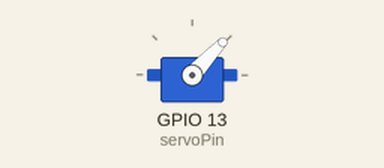
This sketch was run on a simulated ESP32. On the bench: servo.

Above: at 0.05 s.
At 0.7 s:
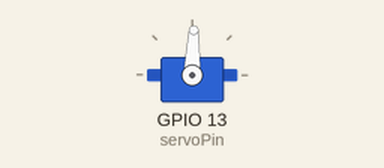
At 1.4 s:
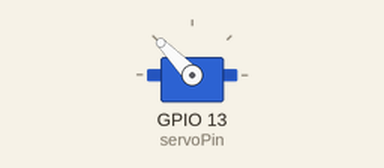
At 2.8 s:
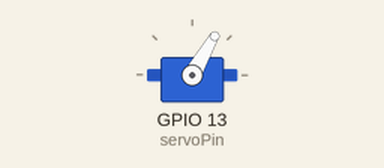
Timing chart, 0 to 7.0 s (numbered marks = the images above):
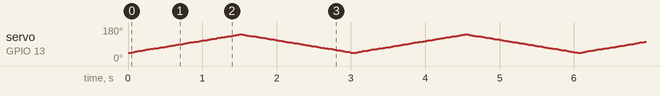

The sketch:

pwm.ino
```cpp
#include <ESP32Servo.h>

Servo myservo;  // create servo object to control a servo
                // 16 servo objects can be created on the ESP32

int pos = 0;    // variable to store the servo position
// Recommended PWM GPIO pins on the ESP32 include 2,4,12-19,21-23,25-27,32-33
int servoPin = 13;

void setup() {
  myservo.attach(servoPin);   // attaches the servo on pin 18 to the servo object
                              // using default min/max of 1000us and 2000us
                              // different servos may require different min/max settings
                              // for an accurate 0 to 180 sweep
}

void loop() {
  for (pos = 1000; pos <=2000; pos += 10) { // goes from 0 degrees to 180 degrees
    // in steps of 1 degree
    myservo.writeMicroseconds(pos);              // tell servo to go to position in variable 'pos'
    delay(15);                       // waits 15ms for the servo to reach the position
  }
  for (pos = 2000; pos >= 1000; pos -= 10) { // goes from 180 degrees to 0 degrees
    myservo.writeMicroseconds(pos);              // tell servo to go to position in variable 'pos'
    delay(15);                       // waits 15ms for the servo to reach the position
  }
}
```
